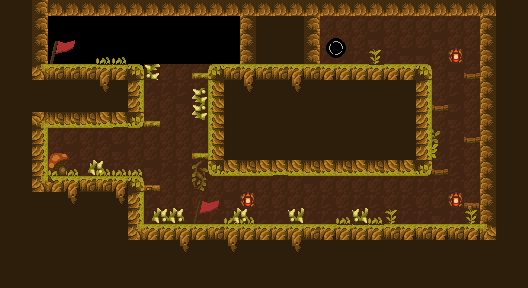

This is a level from a 2D game, rendered from its Tiled map with the project's own tilesets. A one-line summary and the map file follow, with tile-layer data summarised:
An orthogonal 33x18 tile map with 16x16 px tiles, 5 tile layers (background, deep, aset-1, aset-2, ...), 2 tilesets and 22 objects (9x one-way-platform, 7x obstacle, 2x checkpoint, key-sensor, portal-sensor, ...).

<map version="1.10" tiledversion="1.11.2" orientation="orthogonal" renderorder="right-down" width="33" height="18" tilewidth="16" tileheight="16" infinite="0" nextlayerid="7" nextobjectid="26">
 <tileset firstgid="1" source="tileset.tsx" />
 <tileset firstgid="341" source="enviroment.tsx" />
 <layer id="5" name="background" width="33" height="18">
  <data>[594 cells, 168 non-empty, 4 distinct tile ids]</data>
 </layer>
 <layer id="1" name="deep" width="33" height="18">
  <data>[594 cells, 258 non-empty, 2 distinct tile ids]</data>
 </layer>
 <layer id="3" name="aset-1" width="33" height="18">
  <data>[594 cells, 33 non-empty, 20 distinct tile ids]</data>
 </layer>
 <layer id="4" name="aset-2" width="33" height="18">
  <data>[594 cells, 29 non-empty, 18 distinct tile ids]</data>
 </layer>
 <objectgroup id="6" name="objects">
  <object id="4" name="key-sensor" x="52.7273" y="159.636" width="12.9091" height="13.6364" />
  <object id="5" name="obstacle" x="88.4773" y="165.296" width="13.5227" height="9.79545" />
  <object id="6" name="obstacle" x="152.364" y="208.909" width="30.8636" height="13.2727" />
  <object id="7" name="obstacle" x="230.909" y="213.659" width="15.0909" height="8.7045" />
  <object id="8" name="obstacle" x="289.432" y="213.591" width="14.9091" height="9.6818" />
  <object id="9" name="obstacle" x="353.977" y="214.295" width="14.7273" height="8.93181" />
  <object id="10" name="obstacle" x="195.955" y="88.9091" width="10.7727" height="26.7045" />
  <object id="11" name="obstacle" x="144.182" y="65.75" width="10.5455" height="12.4318" />
  <object id="12" name="one-way-platform" x="191.818" y="72" width="15.4545" height="6.54545" />
  <object id="13" name="one-way-platform" x="144.182" y="120.909" width="14" height="5.45455" />
  <object id="14" name="one-way-platform" x="192" y="153.818" width="15.4545" height="3.45455" />
  <object id="15" name="one-way-platform" x="144.182" y="184.909" width="15.6364" height="6.36364" />
  <object id="16" name="one-way-platform" x="464" y="203" width="15" height="4.75" />
  <object id="17" name="one-way-platform" x="432.75" y="168.75" width="15.5" height="6.25" />
  <object id="18" name="one-way-platform" x="463.75" y="137.75" width="15.5" height="6.25" />
  <object id="19" name="one-way-platform" x="432" y="106.25" width="15.75" height="4.5" />
  <object id="20" name="one-way-platform" x="463.5" y="73" width="16" height="6.25" />
  <object id="21" name="portal-sensor" x="327" y="40.75" width="18.75" height="15.75" />
  <object id="22" name="checkpoint" x="193" y="207.75" width="13.5" height="14.5" />
  <object id="23" name="checkpoint" x="49.9432" y="46.1534" width="15.75" height="15.625" />
  <object id="24" name="player" x="50.0682" y="36.4034" width="15" height="22" />
  <object id="25" name="foot-sensor" x="50.7216" y="56.9594" width="14" height="4" />
 </objectgroup>
 <layer id="2" name="platform" width="33" height="18">
  <data>[594 cells, 140 non-empty, 23 distinct tile ids]</data>
 </layer>
</map>
